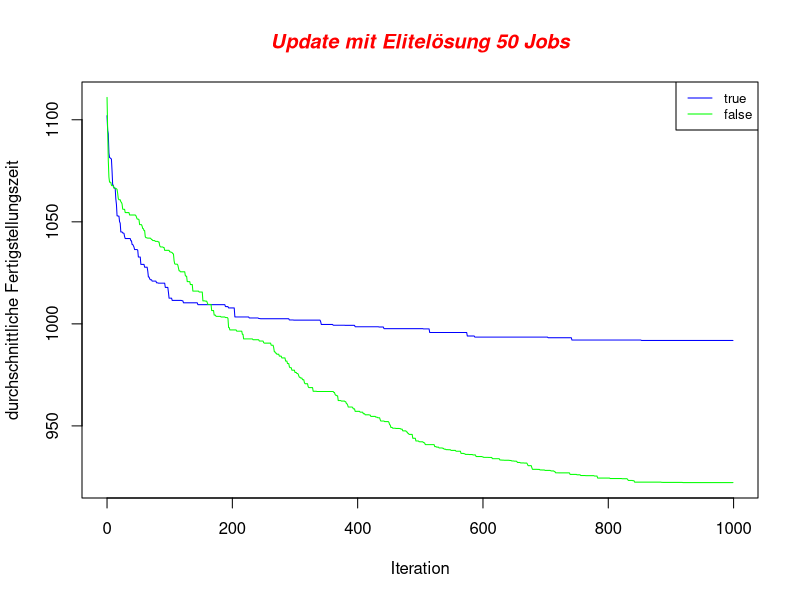
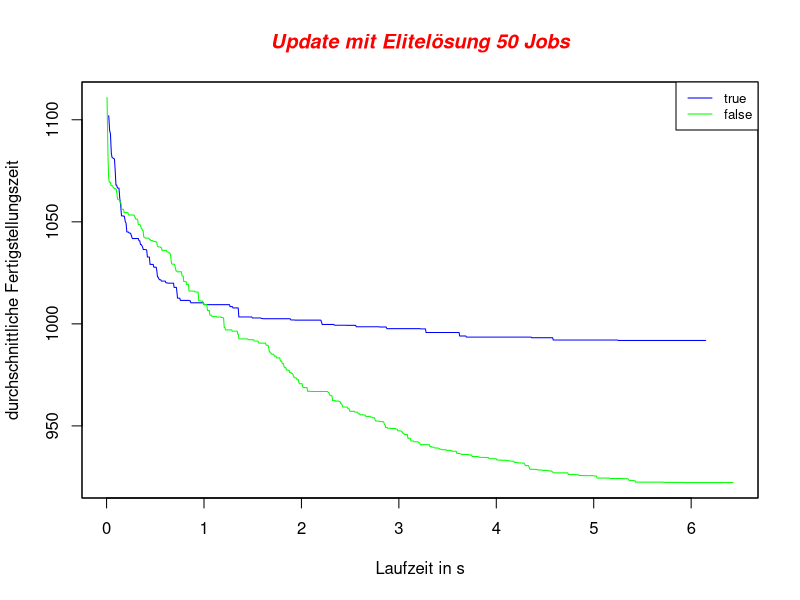

Here is the R script that generated these plots, in order:
initMatrixWithNEHTrue <- read.csv(file="config_0_mean.csv", header=FALSE, sep=",")
initMatrixWithNEHFalse <- read.csv(file="config_1_mean.csv", header=FALSE, sep=",")

iteration <- c(initMatrixWithNEHTrue[1]$V1)

jpeg('result_time_mean_iteration.jpg')
yrange <- range(initMatrixWithNEHTrue[2]$V2, 
    initMatrixWithNEHFalse[2]$V2)

xrange <- range(initMatrixWithNEHTrue[3]$V3, 
    initMatrixWithNEHFalse[3]$V3)

plot(iteration, initMatrixWithNEHTrue[2]$V2, type="l", ylim=yrange, col="blue", ann=FALSE)
lines(iteration, initMatrixWithNEHFalse[2]$V2, type="l", col="green")

title(main='Update mit Elitelösung 50 Jobs', col.main="red", font.main=4)
title(xlab='Iteration')
title(ylab='durchschnittliche Fertigstellungszeit')
legend("topright", legend=c("true", "false"), 
    col=c("blue", "green"),
    lty=1:1, cex=0.8)

jpeg('result_time_mean_calculationtime.jpg')
plot(initMatrixWithNEHTrue[3]$V3, initMatrixWithNEHTrue[2]$V2, type="l", ylim=yrange, xlim=xrange, col="blue", ann=FALSE)
lines(initMatrixWithNEHFalse[3]$V3, initMatrixWithNEHFalse[2]$V2, type="l", col="green")

box()

title(main='Update mit Elitelösung 50 Jobs', col.main="red", font.main=4)
title(xlab='Laufzeit in s')
title(ylab='durchschnittliche Fertigstellungszeit')
legend("topright", legend=c("true", "false"), 
    col=c("blue", "green"),
    lty=1:1, cex=0.8)